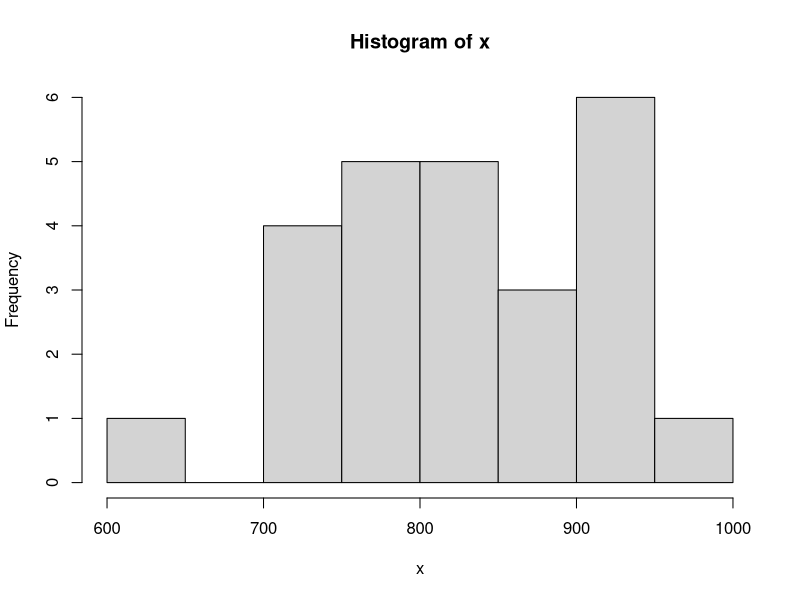
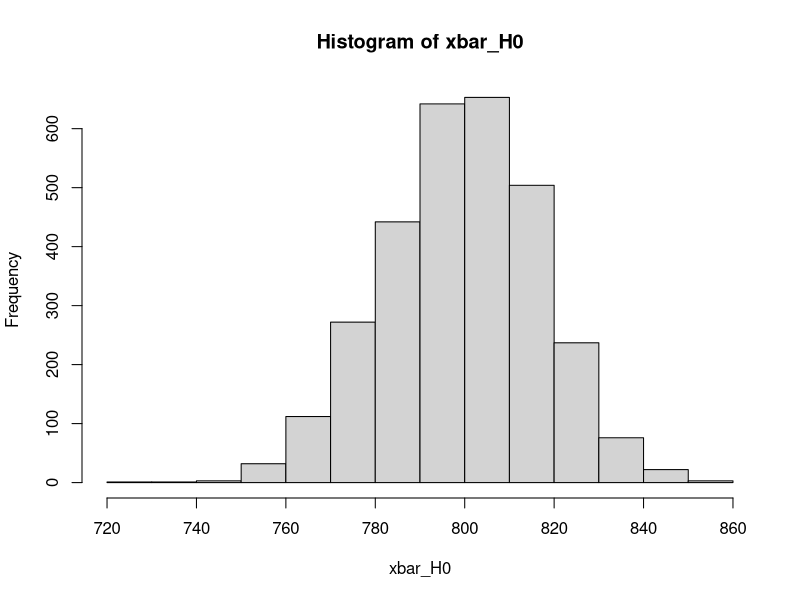

Recreate these plots in R, in order.
#  ENSC110 Lab 4 feb 16

# Problem 1 [Ecotoxicology and Hypothesis Tests]~~~~~~~~~~~~~~~~~~~~~~~~~~~~~~~~
x <- matrix(c(890,818,811,722,719,780,915,823,993,805,756,771,781,917,904,
                 836,866,906,902,861,913,733,712,769,602),nrow=25,ncol=1)
hist(x) # look at it
# a
obs_mean <- mean(x)
write.table(obs_mean,file="A1.dat",row.names=FALSE,col.names=FALSE)

# b
xH0 <- matrix(x - obs_mean + 800,nrow=25, ncol=1) # define a new dataset that satisfies the null hypothesis
write.table(xH0,file="A2.dat",row.names=FALSE,col.names=FALSE)

# c
set.seed(20)
# (i)
important <- sample(xH0,size=25,replace=1)
A3 <- matrix(important,nrow=25,ncol=1)
write.table(A3,file="A3.dat",row.names=FALSE,col.names=FALSE)
# (ii)
xbar_H0 <- matrix(0,nrow=3000,ncol=1)
for (j in 1:3000) {
  xbs_H0 <- sample(xH0,25,replace=TRUE)
  xbar_H0[j] <- mean(xbs_H0)
}
hist(xbar_H0)
write.table(xbar_H0,file="A4.dat",row.names=FALSE,col.names=FALSE)
# (iii) type 1 error
indices <- which(xbar_H0 > obs_mean)
pvalue <- length(indices)/3000
pvalue
write.table(pvalue,file="A5.dat",row.names=FALSE,col.names=FALSE)
# (iv) type 2 error
xbar_H1 <- xbar_H0 - 800 + 828
indices_ii <- which(xbar_H1 < obs_mean)
pvalue_ii <- length(indices_ii)/3000
pvalue_ii
write.table(pvalue_ii,file="A6.dat",row.names=FALSE,col.names=FALSE)
# (v)
xbar_H0_crit <- quantile(xbar_H0,0.8)
beta <- sum(xbar_H1 < xbar_H0_crit)/3000
write.table(beta,file="A7.dat",row.names=FALSE,col.names=FALSE)



# Problem 2 [System of Linear Equations]~~~~~~~~~~~~~~~~~~~~~~~~~~~~~~~~~~~~~~~~
# a (Gaussian Elimination)
b <- matrix(c(1,-3,0),nrow=3,ncol=1) # coefficients of y
leq <- matrix(c(3,1,-1,1,-1,1,2,1,1),byrow=TRUE,nrow=3,ncol=3) # coeff of z
z <- solve(leq,b) # do the magic
write.table(z,file="A8.dat",row.names=FALSE,col.names=FALSE)

# b (i)
x <- c(3,3.5,4,4.5,5,5.5,6,6.5)
A9 <- outer(x[4:5],0:1,'^')
A9
write.table(A9,file="A9.dat",row.names=FALSE,col.names=FALSE)

#b (ii)
A10 <- outer(x,0:7,'^')
A10
write.table(A10,file="A10.dat",row.names=FALSE,col.names=FALSE)



# Problem 3 [Interpolation of Missing Data]~~~~~~~~~~~~~~~~~~~~~~~~~~~~~~~~~~~~~
# a - define data arrays
x <- matrix(c(1,2,3,4,6,7,8,10,11,12),nrow = 10,ncol = 1,byrow=1) # hours
write.table(x,file="A11.dat",row.names=FALSE,col.names=FALSE)
y <- matrix(c(1.5,1.7,2.3,2.9,2.6,2.5,2.3,2,1.8,1.3),nrow = 10,ncol = 1,byrow=1) # tank level (meters)
write.table(y,file="A12.dat",row.names=FALSE,col.names=FALSE)

# b - using linear interpolation
x_draw <- seq(1,12,0.1) # data set from 1 to 10 w/ increments of 0.1
L <- approx(x,y,x_draw) $ y # perform linear interpolation
#plot(x_draw,L5,type='l',col='red')
#points(x,y,col='blue',pch=16)
L5 <- approx(x,y,5) $ y # fifth term(5 am)
L9 <- approx(x,y,9) $ y # ninth term
A13 <- matrix(0,nrow = 1,ncol = 2)
A13[1,1] <- L5 # assign into matrix
A13[1,2] <- L9
write.table(A13,file="A13.dat",row.names=FALSE,col.names=FALSE)

# c - cubic interpolation
c <- outer(x[3:6],0:3,'^')
p <- solve(c,y[3:6])
L5_c <- outer(5,0:3,'^') %*% p
write.table(L5_c,file="A14.dat",row.names=FALSE,col.names=FALSE)

# e - spline function
e <- splinefun(x,y)
y_draw2 <- e(x_draw)
lines(x_draw,y_draw2,col='magenta')
L5_s <- e(5)
L9_s <- e(9)
A16 <- matrix(0,nrow = 1,ncol = 2)
A16[1,1] <- L5_s # assign into matrix
A16[1,2] <- L9_s
write.table(A16,file="A16.dat",row.names=FALSE,col.names=FALSE)
